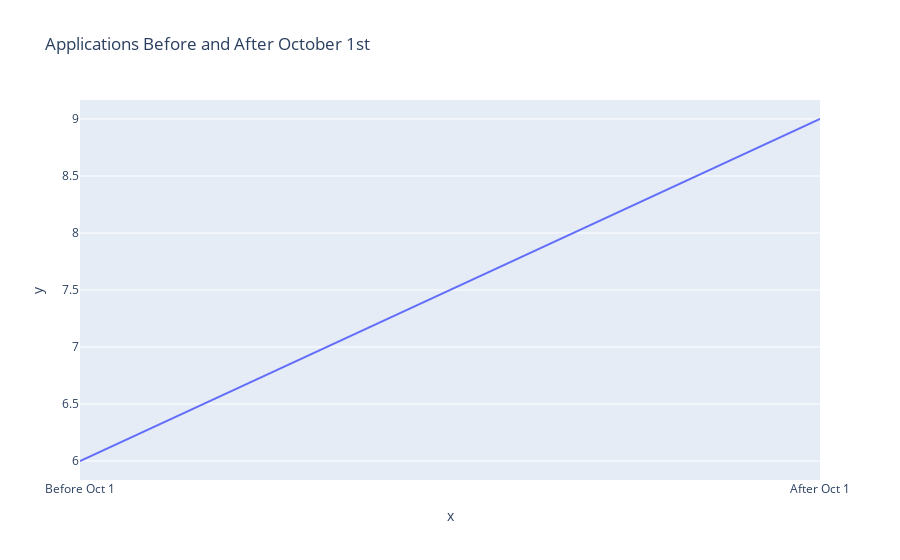

Source (notebook cell):
### Markdown cell above
# Slope Chart - Comparison of Two Data Points

### Code cell
# Slope Chart - Applications Before and After October 1st
before_oct = df[df['Date Applied'] < '2023-10-01'].shape[0]
after_oct = df[df['Date Applied'] >= '2023-10-01'].shape[0]

fig = px.line(
    x=['Before Oct 1', 'After Oct 1'], 
    y=[before_oct, after_oct],
    title="Applications Before and After October 1st"
)
fig.show()

# Output slope values
{"Applications Before and After": {"Before Oct": before_oct, "After Oct": after_oct}}

### Figure 1 — Plotly figure (JSON) as saved in the notebook; plotly's stock layout.template omitted (floating-point values rounded to 4 significant figures)
{"data": [{"hovertemplate": "x=%{x}<br>y=%{y}<extra></extra>", "legendgroup": "", "line": {"color": "#636efa", "dash": "solid"}, "marker": {"symbol": "circle"}, "mode": "lines", "name": "", "orientation": "v", "showlegend": false, "type": "scatter", "x": ["Before Oct 1", "After Oct 1"], "xaxis": "x", "y": [6, 9], "yaxis": "y"}], "layout": {"autosize": true, "legend": {"tracegroupgap": 0}, "title": {"text": "Applications Before and After October 1st"}, "xaxis": {"anchor": "y", "autorange": true, "domain": [0, 1], "range": [0, 1], "title": {"text": "x"}, "type": "category"}, "yaxis": {"anchor": "x", "autorange": true, "domain": [0, 1], "range": [5.833, 9.167], "title": {"text": "y"}, "type": "linear"}}}
